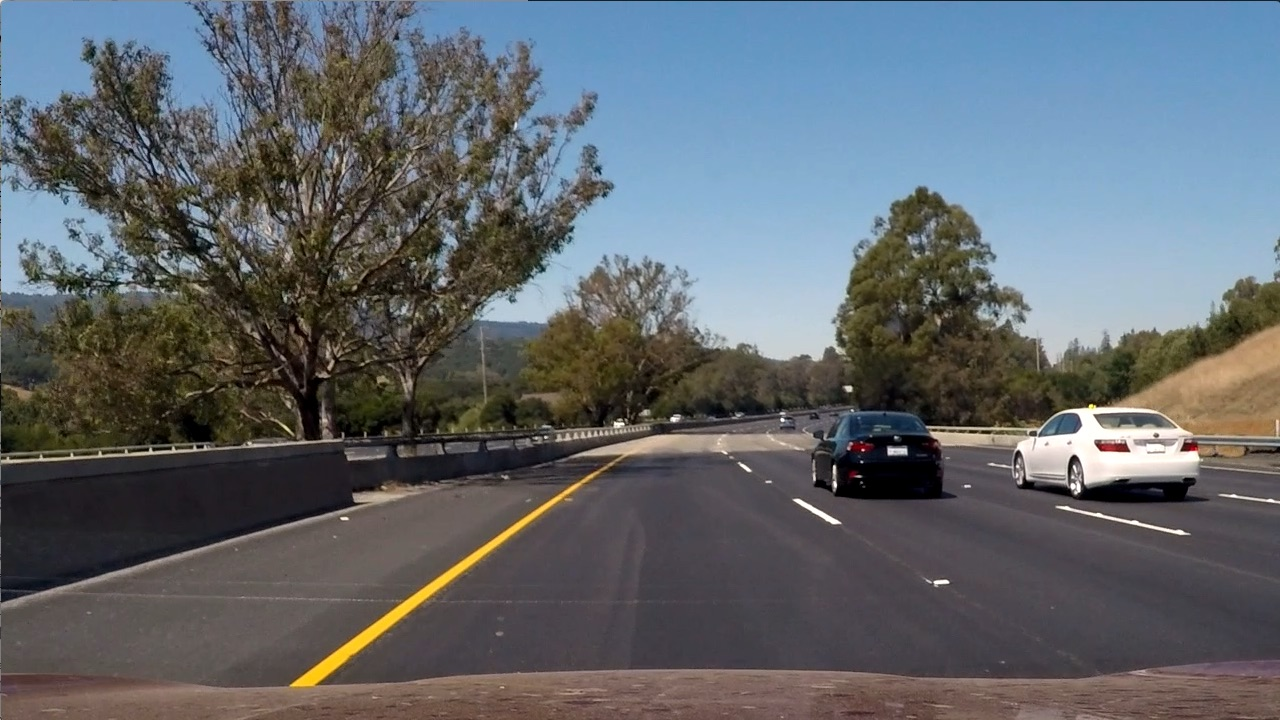
#> input picture project02 advanced lane lines/test_images/test6.jpg, 1280 x 720 px
$ python utils.py
#> lines starting #> are read from the running program, lines starting #| are printed output that depends on the picture
import matplotlib.pyplot as plt
import matplotlib.image as mpimg
import cv2
import os
from collections import deque
import numpy as np
from moviepy.editor import VideoFileClip
from os.path import join, basename

import numpy as np
import cv2
import matplotlib.pyplot as plt
import matplotlib.image as mpimg
import pickle
import pdb

import numpy as np
import cv2
import glob
import matplotlib.pyplot as plt

import os.path


# # Imports for Jupyter
# %matplotlib inline

import logging
logging.basicConfig(format='%(asctime)s %(levelname)-8s [%(filename)s:%(lineno)d] %(message)s',
                    datefmt='%Y-%m-%d:%H:%M:%S',
                    level=logging.INFO)
logger = logging.getLogger(__name__)


# [10 lines left out: function show_two_images, not called in this run]


def show_image(image, title="Two Images", cmap=None):
    f, ax1 = plt.subplots(1, 1, figsize=(14, 9))
    f.suptitle(title, fontsize=16)
    f.tight_layout()
    ax1.imshow(image, cmap=cmap)
    # [4 lines of commented-out code are left out]
    plt.show()


def add_info(image, image1, image2=None, image3=None, data={}):
    # frame = image.copy()
    h, w = image.shape[0], image.shape[1]
    thumbnail_ratio = 0.2
    thumbnail_h, thumbnail_w = int(thumbnail_ratio * h), int(thumbnail_ratio * w)
    off_x, off_y = 20, 15

    # Add a bar
    mask = image.copy()
    mask = cv2.rectangle(mask, pt1=(0, 0), pt2=(w, thumbnail_h+2*off_y), color=(0, 0, 0), thickness=cv2.FILLED)
    frame = cv2.addWeighted(src1=mask, alpha=0.2, src2=image, beta=0.8, gamma=0)

    # thumb1
    thumb1 = cv2.resize(image1, dsize=(thumbnail_w, thumbnail_h))
    frame[off_y:thumbnail_h+off_y, off_x:off_x+thumbnail_w, :] = thumb1

    # thumb2
    if image2 is not None:
        thumb2 = cv2.resize(image2, dsize=(thumbnail_w, thumbnail_h))
        frame[off_y:thumbnail_h+off_y, 2*off_x+thumbnail_w:2*(off_x+thumbnail_w), :] = thumb2

    # thumb3
    if image3 is not None:
        thumb3 = cv2.resize(image3, dsize=(thumbnail_w, thumbnail_h))
        frame[off_y:thumbnail_h+off_y, 3*off_x+2*thumbnail_w:3*(off_x+thumbnail_w), :] = thumb3

    for i, key in enumerate(data):
        value = data[key]
        cv2.putText(img=frame,
                    text=f"{key}: {value}",
                    org=(860, 60 + i * 30),
                    fontFace=cv2.FONT_HERSHEY_PLAIN,
                    fontScale=1,
                    color=(255, 255, 255),
                    thickness=1,
                    lineType=cv2.LINE_AA)

    return frame


def binary_to_image(binary_matrix):
    return np.dstack([binary_matrix, binary_matrix, binary_matrix]) * 255


def gray_to_image(gray):
    return cv2.cvtColor(gray, cv2.COLOR_GRAY2RGB)


if __name__ == '__main__':
    image1 = mpimg.imread("test_images/test6.jpg")
#> image1 is the input picture: shape (720, 1280, 3); mean R, G, B 97, 102.6, 107.9
    gray = cv2.cvtColor(image1, cv2.COLOR_RGB2GRAY)
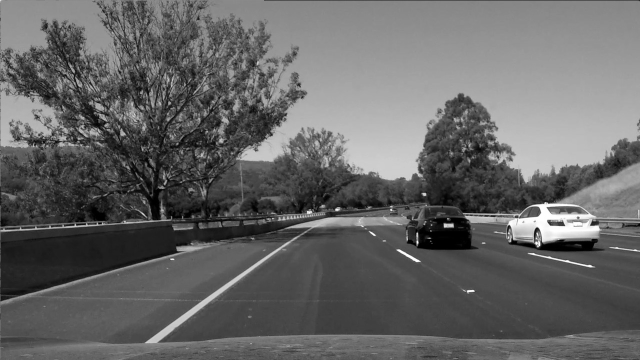
#> gray: shape (720, 1280) (shown at 1/2 size); min 0, max 255, mean 101.5

    frame = add_info(image1, image1, image1, image1)
#> in add_info, `mask = cv2.rectangle(mask, pt1=(0, 0), pt2=(w, thumbnail_h+2*off_y), c..`:
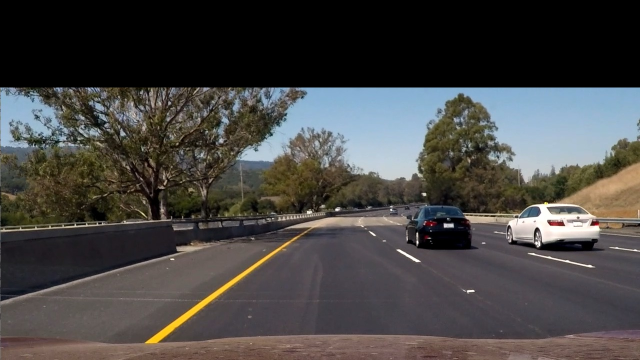
#> mask: shape (720, 1280, 3) (shown at 1/2 size); mean R, G, B 71.5, 69.6, 68
#> in add_info, `frame = cv2.addWeighted(src1=mask, alpha=0.2, src2=image, beta=0.8, ga..`:
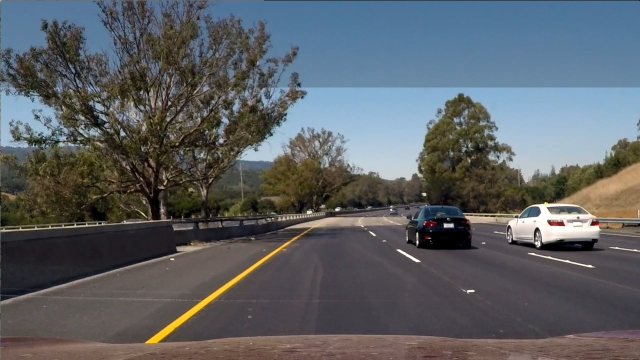
#> frame: shape (720, 1280, 3) (shown at 1/2 size); mean R, G, B 91.9, 96, 99.9
#> in add_info, `thumb1 = cv2.resize(image1, dsize=(thumbnail_w, thumbnail_h))`:
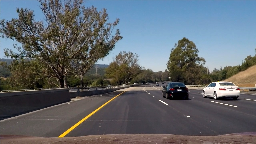
#> thumb1: shape (144, 256, 3); mean R, G, B 97.1, 102.7, 108
#> in add_info, `frame[off_y:thumbnail_h+off_y, 3*off_x+2*thumbnail_w:3*(off_x+thumbnai..`:
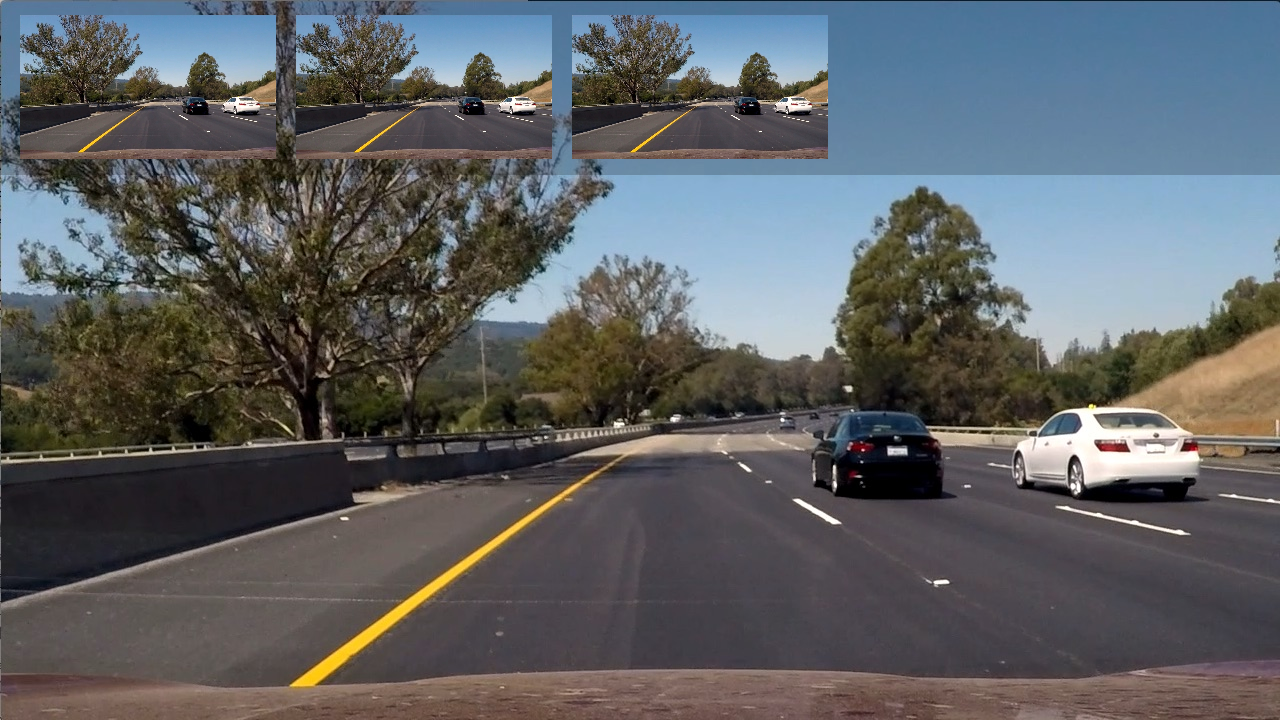
#> frame: shape (720, 1280, 3); mean R, G, B 93.9, 96.4, 98.8

    show_image(frame)

    # [9 lines of commented-out code are left out]

$ run again, with project02 advanced lane lines/test_images/test5.jpg copied over project02 advanced lane lines/test_images/test6.jpg
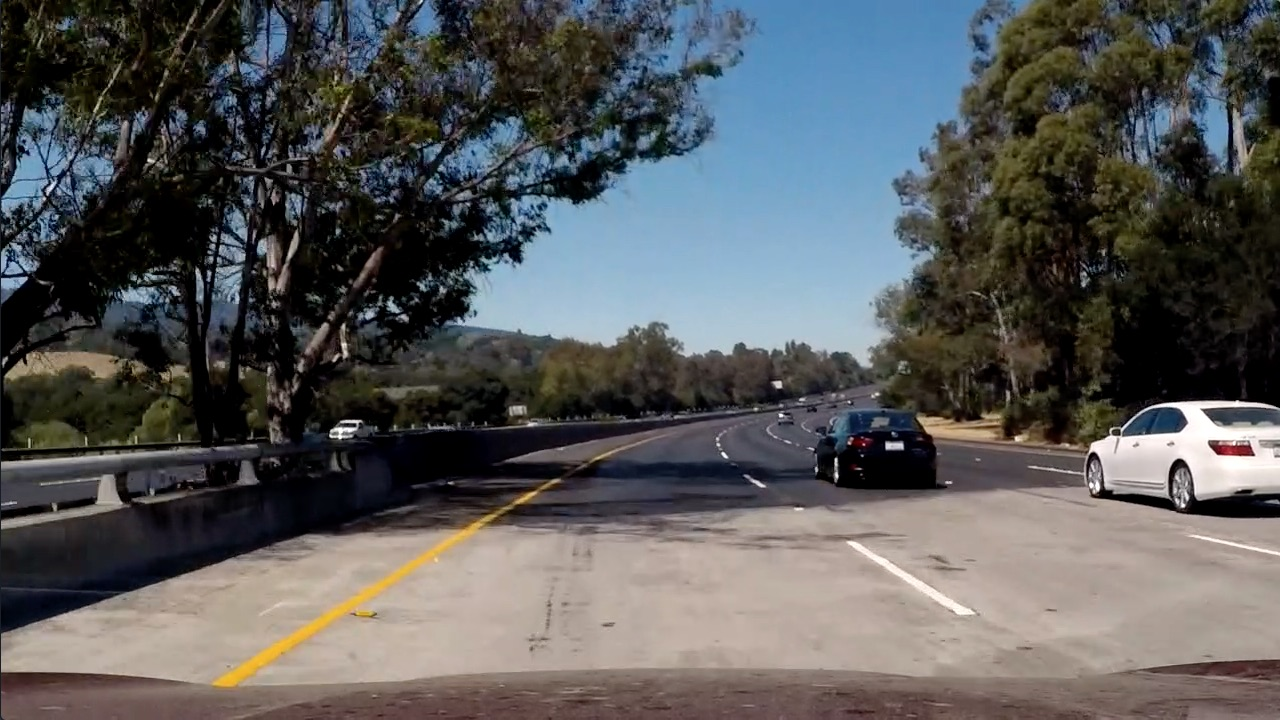
#> input picture project02 advanced lane lines/test_images/test5.jpg, 1280 x 720 px
#> image1 is the input picture: shape (720, 1280, 3); mean R, G, B 88.5, 89.3, 89.8
#> in add_info, `mask = cv2.rectangle(mask, pt1=(0, 0), pt2=(w, thumbnail_h+2*off_y), c..`:
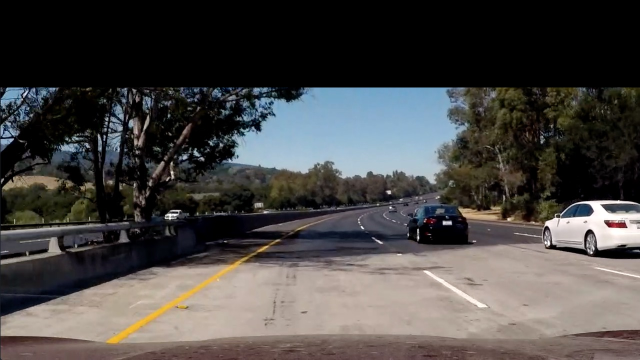
#> mask: shape (720, 1280, 3) (shown at 1/2 size); mean R, G, B 73.8, 71.2, 69.5
#> in add_info, `frame[off_y:thumbnail_h+off_y, 3*off_x+2*thumbnail_w:3*(off_x+thumbnai..`:
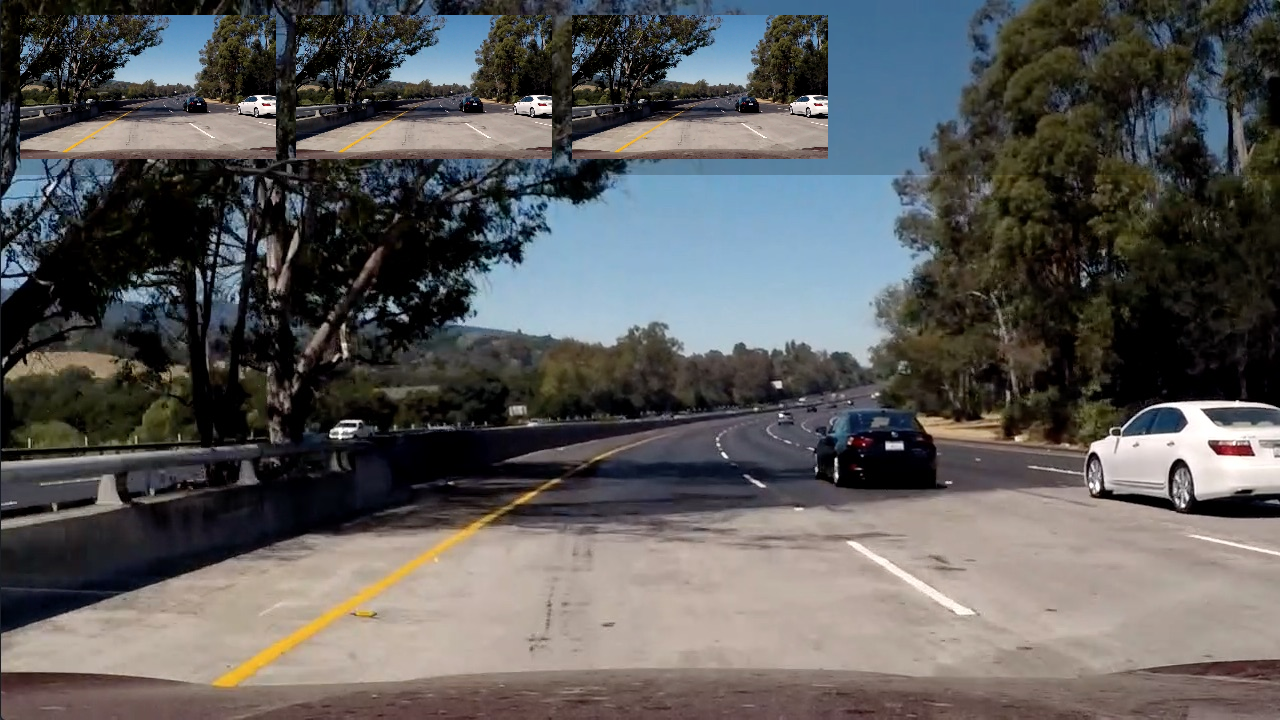
#> frame: shape (720, 1280, 3); mean R, G, B 90.9, 89.9, 89.2

$ run again, with project02 advanced lane lines/test_images/test1.jpg copied over project02 advanced lane lines/test_images/test6.jpg
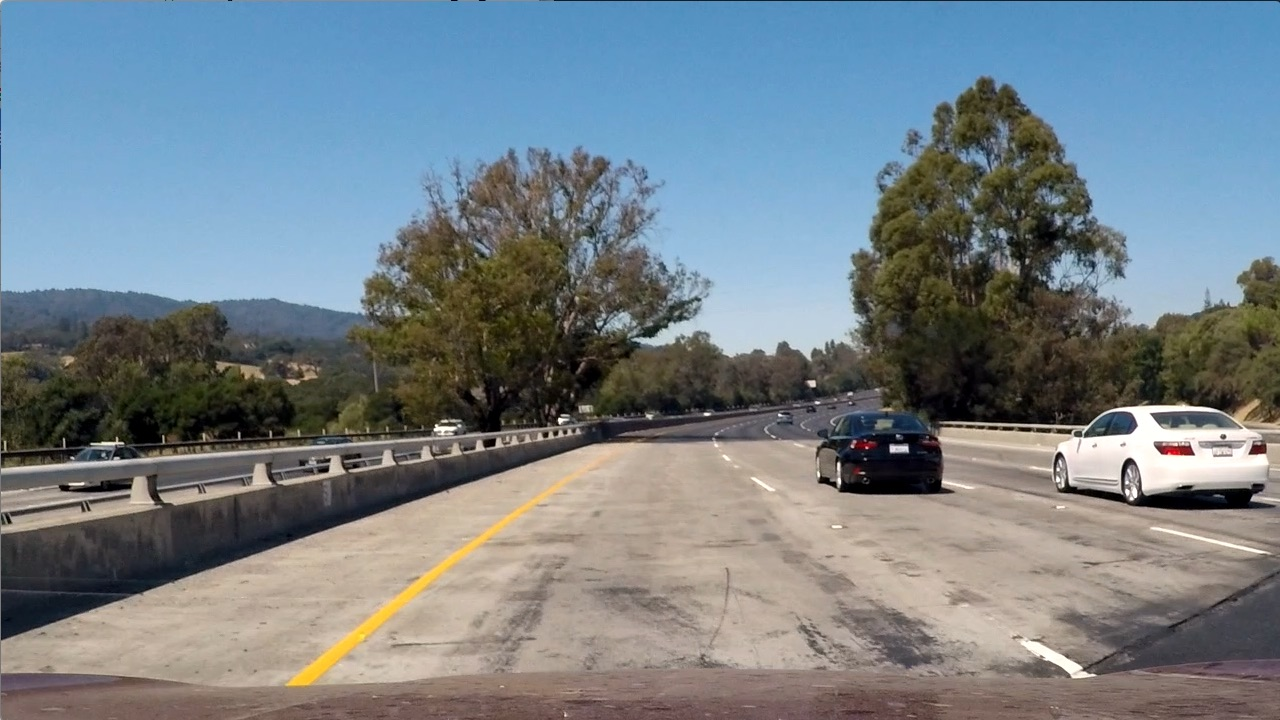
#> input picture project02 advanced lane lines/test_images/test1.jpg, 1280 x 720 px
#> image1 is the input picture: shape (720, 1280, 3); mean R, G, B 117.5, 128.7, 135.5
#> `gray = cv2.cvtColor(image1, cv2.COLOR_RGB2GRAY)`:
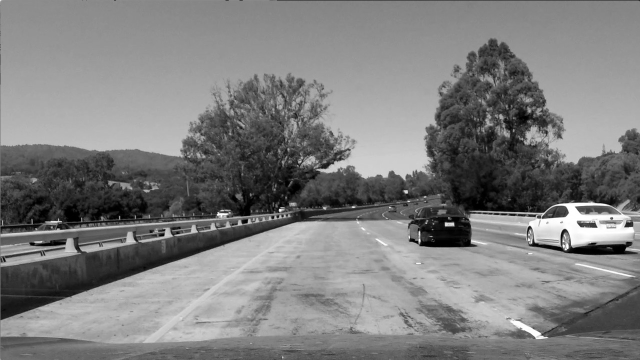
#> gray: shape (720, 1280) (shown at 1/2 size); min 0, max 255, mean 126.1
#> in add_info, `frame[off_y:thumbnail_h+off_y, 3*off_x+2*thumbnail_w:3*(off_x+thumbnai..`:
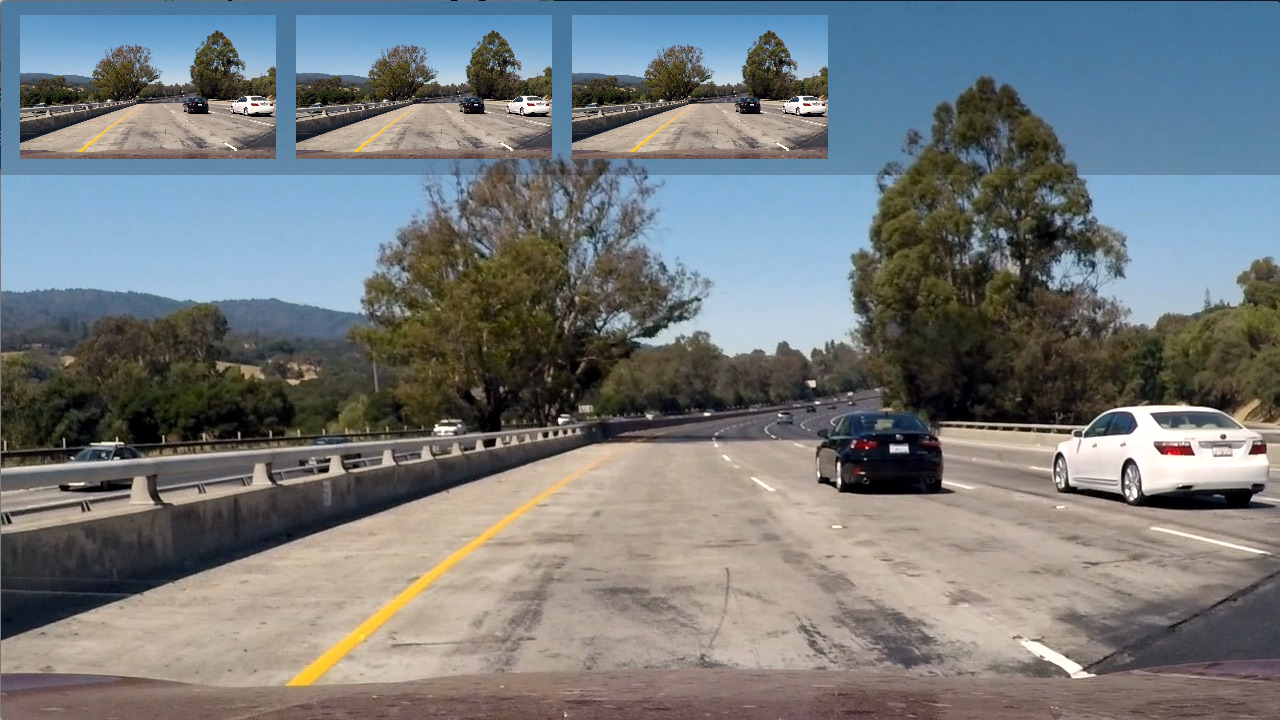
#> frame: shape (720, 1280, 3); mean R, G, B 116.8, 121.5, 123
